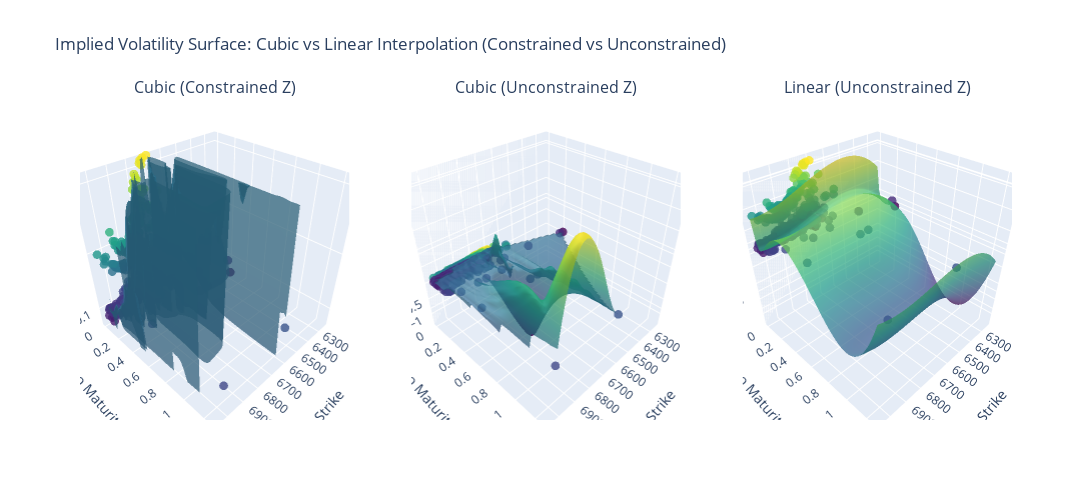

Write notebook code for a chart like this one.
### Markdown cell above
### Get Interpolation and Regression (as comparison)

### Code cell
interp,regres = get_interp(calls)
plot_two_interp(interp,regres,calls)

### Figure 1 — Plotly figure (JSON) as saved in the notebook; plotly's stock layout.template omitted (floating-point values rounded to 4 significant figures; data arrays with more than 128 entries replaced by an {"elided": "..."} marker saying what was removed)
{"data": [{"marker": {"color": {"elided": "372 float values"}, "colorscale": [[0, "#440154"], [0.1111, "#482878"], [0.2222, "#3e4989"], [0.3333, "#31688e"], [0.4444, "#26828e"], [0.5556, "#1f9e89"], [0.6667, "#35b779"], [0.7778, "#6ece58"], [0.8889, "#b5de2b"], [1, "#fde725"]], "opacity": 0.8, "size": 3}, "mode": "markers", "scene": "scene", "showlegend": false, "type": "scatter3d", "x": {"elided": "372 float values"}, "y": {"elided": "372 float values"}, "z": {"elided": "372 float values"}}, {"colorscale": [[0, "#440154"], [0.1111, "#482878"], [0.2222, "#3e4989"], [0.3333, "#31688e"], [0.4444, "#26828e"], [0.5556, "#1f9e89"], [0.6667, "#35b779"], [0.7778, "#6ece58"], [0.8889, "#b5de2b"], [1, "#fde725"]], "opacity": 0.7, "scene": "scene", "showlegend": false, "showscale": false, "type": "surface", "x": {"elided": "60x60 float values"}, "y": {"elided": "60x60 float values"}, "z": {"elided": "60x60 float values"}}, {"marker": {"color": {"elided": "372 float values"}, "colorscale": [[0, "#440154"], [0.1111, "#482878"], [0.2222, "#3e4989"], [0.3333, "#31688e"], [0.4444, "#26828e"], [0.5556, "#1f9e89"], [0.6667, "#35b779"], [0.7778, "#6ece58"], [0.8889, "#b5de2b"], [1, "#fde725"]], "opacity": 0.8, "size": 3}, "mode": "markers", "scene": "scene2", "showlegend": false, "type": "scatter3d", "x": {"elided": "372 float values"}, "y": {"elided": "372 float values"}, "z": {"elided": "372 float values"}}, {"colorscale": [[0, "#440154"], [0.1111, "#482878"], [0.2222, "#3e4989"], [0.3333, "#31688e"], [0.4444, "#26828e"], [0.5556, "#1f9e89"], [0.6667, "#35b779"], [0.7778, "#6ece58"], [0.8889, "#b5de2b"], [1, "#fde725"]], "opacity": 0.7, "scene": "scene2", "showlegend": false, "showscale": false, "type": "surface", "x": {"elided": "60x60 float values"}, "y": {"elided": "60x60 float values"}, "z": {"elided": "60x60 float values"}}, {"marker": {"color": {"elided": "372 float values"}, "colorscale": [[0, "#440154"], [0.1111, "#482878"], [0.2222, "#3e4989"], [0.3333, "#31688e"], [0.4444, "#26828e"], [0.5556, "#1f9e89"], [0.6667, "#35b779"], [0.7778, "#6ece58"], [0.8889, "#b5de2b"], [1, "#fde725"]], "opacity": 0.8, "size": 3}, "mode": "markers", "scene": "scene3", "showlegend": false, "type": "scatter3d", "x": {"elided": "372 float values"}, "y": {"elided": "372 float values"}, "z": {"elided": "372 float values"}}, {"colorscale": [[0, "#440154"], [0.1111, "#482878"], [0.2222, "#3e4989"], [0.3333, "#31688e"], [0.4444, "#26828e"], [0.5556, "#1f9e89"], [0.6667, "#35b779"], [0.7778, "#6ece58"], [0.8889, "#b5de2b"], [1, "#fde725"]], "opacity": 0.7, "scene": "scene3", "showlegend": false, "showscale": false, "type": "surface", "x": {"elided": "60x60 float values"}, "y": {"elided": "60x60 float values"}, "z": {"elided": "60x60 float values"}}], "layout": {"annotations": [{"font": {"size": 16}, "showarrow": false, "text": "Cubic (Constrained Z)", "x": 0.1444, "xanchor": "center", "xref": "paper", "y": 1, "yanchor": "bottom", "yref": "paper"}, {"font": {"size": 16}, "showarrow": false, "text": "Cubic (Unconstrained Z)", "x": 0.5, "xanchor": "center", "xref": "paper", "y": 1, "yanchor": "bottom", "yref": "paper"}, {"font": {"size": 16}, "showarrow": false, "text": "Linear (Unconstrained Z)", "x": 0.8556, "xanchor": "center", "xref": "paper", "y": 1, "yanchor": "bottom", "yref": "paper"}], "height": 500, "scene": {"domain": {"x": [0, 0.2889], "y": [0, 1]}, "xaxis": {"title": {"text": "Strike"}}, "yaxis": {"title": {"text": "Time to Maturity (years)"}}, "zaxis": {"range": [0.08306, 0.2071], "title": {"text": "Implied Volatility"}}}, "scene2": {"domain": {"x": [0.3556, 0.6444], "y": [0, 1]}, "xaxis": {"title": {"text": "Strike"}}, "yaxis": {"title": {"text": "Time to Maturity (years)"}}, "zaxis": {"title": {"text": "Implied Volatility"}}}, "scene3": {"domain": {"x": [0.7111, 1], "y": [0, 1]}, "xaxis": {"title": {"text": "Strike"}}, "yaxis": {"title": {"text": "Time to Maturity (years)"}}, "zaxis": {"title": {"text": "Implied Volatility"}}}, "title": {"text": "Implied Volatility Surface: Cubic vs Linear Interpolation (Constrained vs Unconstrained)"}, "width": 1500}}
